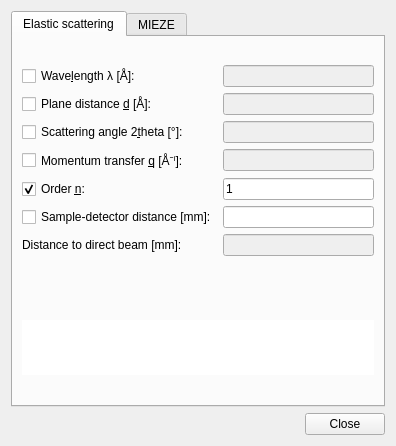
<ui version="4.0" >
 <class>Dialog</class>
 <widget class="QDialog" name="Dialog" >
  <property name="geometry" >
   <rect>
    <x>0</x>
    <y>0</y>
    <width>396</width>
    <height>446</height>
   </rect>
  </property>
  <property name="windowTitle" >
   <string>Calculator</string>
  </property>
  <layout class="QVBoxLayout" name="verticalLayout" >
   <item>
    <widget class="QTabWidget" name="tabWidget" >
     <property name="currentIndex" >
      <number>0</number>
     </property>
     <widget class="QWidget" name="tab_2" >
      <attribute name="title" >
       <string>Elastic scattering</string>
      </attribute>
      <layout class="QGridLayout" name="gridLayout_2" >
       <item row="0" column="0" >
        <layout class="QGridLayout" name="gridLayout" >
         <item row="0" column="0" >
          <widget class="QCheckBox" name="chkLambda" >
           <property name="text" >
            <string>Wave&amp;length λ [Å]:</string>
           </property>
          </widget>
         </item>
         <item row="1" column="0" >
          <widget class="QCheckBox" name="chkD" >
           <property name="text" >
            <string>Plane distance &amp;d [Å]:</string>
           </property>
          </widget>
         </item>
         <item row="0" column="1" >
          <widget class="QLineEdit" name="inputLambda" >
           <property name="enabled" >
            <bool>false</bool>
           </property>
           <property name="palette" >
            <palette>
             <active>
              <colorrole role="WindowText" >
               <brush brushstyle="SolidPattern" >
                <color alpha="255" >
                 <red>0</red>
                 <green>0</green>
                 <blue>0</blue>
                </color>
               </brush>
              </colorrole>
              <colorrole role="Dark" >
               <brush brushstyle="SolidPattern" >
                <color alpha="255" >
                 <red>0</red>
                 <green>0</green>
                 <blue>0</blue>
                </color>
               </brush>
              </colorrole>
              <colorrole role="Text" >
               <brush brushstyle="SolidPattern" >
                <color alpha="255" >
                 <red>0</red>
                 <green>0</green>
                 <blue>0</blue>
                </color>
               </brush>
              </colorrole>
              <colorrole role="ButtonText" >
               <brush brushstyle="SolidPattern" >
                <color alpha="255" >
                 <red>0</red>
                 <green>0</green>
                 <blue>0</blue>
                </color>
               </brush>
              </colorrole>
             </active>
             <inactive>
              <colorrole role="WindowText" >
               <brush brushstyle="SolidPattern" >
                <color alpha="255" >
                 <red>0</red>
                 <green>0</green>
                 <blue>0</blue>
                </color>
               </brush>
              </colorrole>
              <colorrole role="Dark" >
               <brush brushstyle="SolidPattern" >
                <color alpha="255" >
                 <red>0</red>
                 <green>0</green>
                 <blue>0</blue>
                </color>
               </brush>
              </colorrole>
              <colorrole role="Text" >
               <brush brushstyle="SolidPattern" >
                <color alpha="255" >
                 <red>0</red>
                 <green>0</green>
                 <blue>0</blue>
                </color>
               </brush>
              </colorrole>
              <colorrole role="ButtonText" >
               <brush brushstyle="SolidPattern" >
                <color alpha="255" >
                 <red>0</red>
                 <green>0</green>
                 <blue>0</blue>
                </color>
               </brush>
              </colorrole>
             </inactive>
             <disabled>
              <colorrole role="WindowText" >
               <brush brushstyle="SolidPattern" >
                <color alpha="255" >
                 <red>0</red>
                 <green>0</green>
                 <blue>0</blue>
                </color>
               </brush>
              </colorrole>
              <colorrole role="Dark" >
               <brush brushstyle="SolidPattern" >
                <color alpha="255" >
                 <red>0</red>
                 <green>0</green>
                 <blue>0</blue>
                </color>
               </brush>
              </colorrole>
              <colorrole role="Text" >
               <brush brushstyle="SolidPattern" >
                <color alpha="255" >
                 <red>0</red>
                 <green>0</green>
                 <blue>0</blue>
                </color>
               </brush>
              </colorrole>
              <colorrole role="ButtonText" >
               <brush brushstyle="SolidPattern" >
                <color alpha="255" >
                 <red>0</red>
                 <green>0</green>
                 <blue>0</blue>
                </color>
               </brush>
              </colorrole>
             </disabled>
            </palette>
           </property>
          </widget>
         </item>
         <item row="1" column="1" >
          <widget class="QLineEdit" name="inputD" >
           <property name="enabled" >
            <bool>false</bool>
           </property>
           <property name="palette" >
            <palette>
             <active>
              <colorrole role="WindowText" >
               <brush brushstyle="SolidPattern" >
                <color alpha="255" >
                 <red>0</red>
                 <green>0</green>
                 <blue>0</blue>
                </color>
               </brush>
              </colorrole>
              <colorrole role="Dark" >
               <brush brushstyle="SolidPattern" >
                <color alpha="255" >
                 <red>0</red>
                 <green>0</green>
                 <blue>0</blue>
                </color>
               </brush>
              </colorrole>
              <colorrole role="Text" >
               <brush brushstyle="SolidPattern" >
                <color alpha="255" >
                 <red>0</red>
                 <green>0</green>
                 <blue>0</blue>
                </color>
               </brush>
              </colorrole>
              <colorrole role="ButtonText" >
               <brush brushstyle="SolidPattern" >
                <color alpha="255" >
                 <red>0</red>
                 <green>0</green>
                 <blue>0</blue>
                </color>
               </brush>
              </colorrole>
             </active>
             <inactive>
              <colorrole role="WindowText" >
               <brush brushstyle="SolidPattern" >
                <color alpha="255" >
                 <red>0</red>
                 <green>0</green>
                 <blue>0</blue>
                </color>
               </brush>
              </colorrole>
              <colorrole role="Dark" >
               <brush brushstyle="SolidPattern" >
                <color alpha="255" >
                 <red>0</red>
                 <green>0</green>
                 <blue>0</blue>
                </color>
               </brush>
              </colorrole>
              <colorrole role="Text" >
               <brush brushstyle="SolidPattern" >
                <color alpha="255" >
                 <red>0</red>
                 <green>0</green>
                 <blue>0</blue>
                </color>
               </brush>
              </colorrole>
              <colorrole role="ButtonText" >
               <brush brushstyle="SolidPattern" >
                <color alpha="255" >
                 <red>0</red>
                 <green>0</green>
                 <blue>0</blue>
                </color>
               </brush>
              </colorrole>
             </inactive>
             <disabled>
              <colorrole role="WindowText" >
               <brush brushstyle="SolidPattern" >
                <color alpha="255" >
                 <red>0</red>
                 <green>0</green>
                 <blue>0</blue>
                </color>
               </brush>
              </colorrole>
              <colorrole role="Dark" >
               <brush brushstyle="SolidPattern" >
                <color alpha="255" >
                 <red>0</red>
                 <green>0</green>
                 <blue>0</blue>
                </color>
               </brush>
              </colorrole>
              <colorrole role="Text" >
               <brush brushstyle="SolidPattern" >
                <color alpha="255" >
                 <red>0</red>
                 <green>0</green>
                 <blue>0</blue>
                </color>
               </brush>
              </colorrole>
              <colorrole role="ButtonText" >
               <brush brushstyle="SolidPattern" >
                <color alpha="255" >
                 <red>0</red>
                 <green>0</green>
                 <blue>0</blue>
                </color>
               </brush>
              </colorrole>
             </disabled>
            </palette>
           </property>
          </widget>
         </item>
         <item row="2" column="0" >
          <widget class="QCheckBox" name="chk2Theta" >
           <property name="text" >
            <string>Scattering angle 2&amp;theta [°]:</string>
           </property>
          </widget>
         </item>
         <item row="2" column="1" >
          <widget class="QLineEdit" name="input2Theta" >
           <property name="enabled" >
            <bool>false</bool>
           </property>
           <property name="palette" >
            <palette>
             <active>
              <colorrole role="WindowText" >
               <brush brushstyle="SolidPattern" >
                <color alpha="255" >
                 <red>0</red>
                 <green>0</green>
                 <blue>0</blue>
                </color>
               </brush>
              </colorrole>
              <colorrole role="Dark" >
               <brush brushstyle="SolidPattern" >
                <color alpha="255" >
                 <red>0</red>
                 <green>0</green>
                 <blue>0</blue>
                </color>
               </brush>
              </colorrole>
              <colorrole role="Text" >
               <brush brushstyle="SolidPattern" >
                <color alpha="255" >
                 <red>0</red>
                 <green>0</green>
                 <blue>0</blue>
                </color>
               </brush>
              </colorrole>
              <colorrole role="ButtonText" >
               <brush brushstyle="SolidPattern" >
                <color alpha="255" >
                 <red>0</red>
                 <green>0</green>
                 <blue>0</blue>
                </color>
               </brush>
              </colorrole>
             </active>
             <inactive>
              <colorrole role="WindowText" >
               <brush brushstyle="SolidPattern" >
                <color alpha="255" >
                 <red>0</red>
                 <green>0</green>
                 <blue>0</blue>
                </color>
               </brush>
              </colorrole>
              <colorrole role="Dark" >
               <brush brushstyle="SolidPattern" >
                <color alpha="255" >
                 <red>0</red>
                 <green>0</green>
                 <blue>0</blue>
                </color>
               </brush>
              </colorrole>
              <colorrole role="Text" >
               <brush brushstyle="SolidPattern" >
                <color alpha="255" >
                 <red>0</red>
                 <green>0</green>
                 <blue>0</blue>
                </color>
               </brush>
              </colorrole>
              <colorrole role="ButtonText" >
               <brush brushstyle="SolidPattern" >
                <color alpha="255" >
                 <red>0</red>
                 <green>0</green>
                 <blue>0</blue>
                </color>
               </brush>
              </colorrole>
             </inactive>
             <disabled>
              <colorrole role="WindowText" >
               <brush brushstyle="SolidPattern" >
                <color alpha="255" >
                 <red>0</red>
                 <green>0</green>
                 <blue>0</blue>
                </color>
               </brush>
              </colorrole>
              <colorrole role="Dark" >
               <brush brushstyle="SolidPattern" >
                <color alpha="255" >
                 <red>0</red>
                 <green>0</green>
                 <blue>0</blue>
                </color>
               </brush>
              </colorrole>
              <colorrole role="Text" >
               <brush brushstyle="SolidPattern" >
                <color alpha="255" >
                 <red>0</red>
                 <green>0</green>
                 <blue>0</blue>
                </color>
               </brush>
              </colorrole>
              <colorrole role="ButtonText" >
               <brush brushstyle="SolidPattern" >
                <color alpha="255" >
                 <red>0</red>
                 <green>0</green>
                 <blue>0</blue>
                </color>
               </brush>
              </colorrole>
             </disabled>
            </palette>
           </property>
          </widget>
         </item>
         <item row="3" column="0" >
          <widget class="QCheckBox" name="chkQ" >
           <property name="text" >
            <string>Momentum transfer &amp;q [Å⁻ⁱ]:</string>
           </property>
          </widget>
         </item>
         <item row="3" column="1" >
          <widget class="QLineEdit" name="inputQ" >
           <property name="enabled" >
            <bool>false</bool>
           </property>
           <property name="palette" >
            <palette>
             <active>
              <colorrole role="WindowText" >
               <brush brushstyle="SolidPattern" >
                <color alpha="255" >
                 <red>0</red>
                 <green>0</green>
                 <blue>0</blue>
                </color>
               </brush>
              </colorrole>
              <colorrole role="Dark" >
               <brush brushstyle="SolidPattern" >
                <color alpha="255" >
                 <red>0</red>
                 <green>0</green>
                 <blue>0</blue>
                </color>
               </brush>
              </colorrole>
              <colorrole role="Text" >
               <brush brushstyle="SolidPattern" >
                <color alpha="255" >
                 <red>0</red>
                 <green>0</green>
                 <blue>0</blue>
                </color>
               </brush>
              </colorrole>
              <colorrole role="ButtonText" >
               <brush brushstyle="SolidPattern" >
                <color alpha="255" >
                 <red>0</red>
                 <green>0</green>
                 <blue>0</blue>
                </color>
               </brush>
              </colorrole>
             </active>
             <inactive>
              <colorrole role="WindowText" >
               <brush brushstyle="SolidPattern" >
                <color alpha="255" >
                 <red>0</red>
                 <green>0</green>
                 <blue>0</blue>
                </color>
               </brush>
              </colorrole>
              <colorrole role="Dark" >
               <brush brushstyle="SolidPattern" >
                <color alpha="255" >
                 <red>0</red>
                 <green>0</green>
                 <blue>0</blue>
                </color>
               </brush>
              </colorrole>
              <colorrole role="Text" >
               <brush brushstyle="SolidPattern" >
                <color alpha="255" >
                 <red>0</red>
                 <green>0</green>
                 <blue>0</blue>
                </color>
               </brush>
              </colorrole>
              <colorrole role="ButtonText" >
               <brush brushstyle="SolidPattern" >
                <color alpha="255" >
                 <red>0</red>
                 <green>0</green>
                 <blue>0</blue>
                </color>
               </brush>
              </colorrole>
             </inactive>
             <disabled>
              <colorrole role="WindowText" >
               <brush brushstyle="SolidPattern" >
                <color alpha="255" >
                 <red>0</red>
                 <green>0</green>
                 <blue>0</blue>
                </color>
               </brush>
              </colorrole>
              <colorrole role="Dark" >
               <brush brushstyle="SolidPattern" >
                <color alpha="255" >
                 <red>0</red>
                 <green>0</green>
                 <blue>0</blue>
                </color>
               </brush>
              </colorrole>
              <colorrole role="Text" >
               <brush brushstyle="SolidPattern" >
                <color alpha="255" >
                 <red>0</red>
                 <green>0</green>
                 <blue>0</blue>
                </color>
               </brush>
              </colorrole>
              <colorrole role="ButtonText" >
               <brush brushstyle="SolidPattern" >
                <color alpha="255" >
                 <red>0</red>
                 <green>0</green>
                 <blue>0</blue>
                </color>
               </brush>
              </colorrole>
             </disabled>
            </palette>
           </property>
          </widget>
         </item>
         <item row="4" column="0" >
          <widget class="QCheckBox" name="chkN" >
           <property name="text" >
            <string>Order &amp;n:</string>
           </property>
           <property name="checked" >
            <bool>true</bool>
           </property>
           <property name="tristate" >
            <bool>false</bool>
           </property>
          </widget>
         </item>
         <item row="4" column="1" >
          <widget class="QLineEdit" name="inputN" >
           <property name="palette" >
            <palette>
             <active>
              <colorrole role="WindowText" >
               <brush brushstyle="SolidPattern" >
                <color alpha="255" >
                 <red>0</red>
                 <green>0</green>
                 <blue>0</blue>
                </color>
               </brush>
              </colorrole>
              <colorrole role="Dark" >
               <brush brushstyle="SolidPattern" >
                <color alpha="255" >
                 <red>0</red>
                 <green>0</green>
                 <blue>0</blue>
                </color>
               </brush>
              </colorrole>
              <colorrole role="Text" >
               <brush brushstyle="SolidPattern" >
                <color alpha="255" >
                 <red>0</red>
                 <green>0</green>
                 <blue>0</blue>
                </color>
               </brush>
              </colorrole>
              <colorrole role="ButtonText" >
               <brush brushstyle="SolidPattern" >
                <color alpha="255" >
                 <red>0</red>
                 <green>0</green>
                 <blue>0</blue>
                </color>
               </brush>
              </colorrole>
             </active>
             <inactive>
              <colorrole role="WindowText" >
               <brush brushstyle="SolidPattern" >
                <color alpha="255" >
                 <red>0</red>
                 <green>0</green>
                 <blue>0</blue>
                </color>
               </brush>
              </colorrole>
              <colorrole role="Dark" >
               <brush brushstyle="SolidPattern" >
                <color alpha="255" >
                 <red>0</red>
                 <green>0</green>
                 <blue>0</blue>
                </color>
               </brush>
              </colorrole>
              <colorrole role="Text" >
               <brush brushstyle="SolidPattern" >
                <color alpha="255" >
                 <red>0</red>
                 <green>0</green>
                 <blue>0</blue>
                </color>
               </brush>
              </colorrole>
              <colorrole role="ButtonText" >
               <brush brushstyle="SolidPattern" >
                <color alpha="255" >
                 <red>0</red>
                 <green>0</green>
                 <blue>0</blue>
                </color>
               </brush>
              </colorrole>
             </inactive>
             <disabled>
              <colorrole role="WindowText" >
               <brush brushstyle="SolidPattern" >
                <color alpha="255" >
                 <red>0</red>
                 <green>0</green>
                 <blue>0</blue>
                </color>
               </brush>
              </colorrole>
              <colorrole role="Dark" >
               <brush brushstyle="SolidPattern" >
                <color alpha="255" >
                 <red>0</red>
                 <green>0</green>
                 <blue>0</blue>
                </color>
               </brush>
              </colorrole>
              <colorrole role="Text" >
               <brush brushstyle="SolidPattern" >
                <color alpha="255" >
                 <red>0</red>
                 <green>0</green>
                 <blue>0</blue>
                </color>
               </brush>
              </colorrole>
              <colorrole role="ButtonText" >
               <brush brushstyle="SolidPattern" >
                <color alpha="255" >
                 <red>0</red>
                 <green>0</green>
                 <blue>0</blue>
                </color>
               </brush>
              </colorrole>
             </disabled>
            </palette>
           </property>
           <property name="text" >
            <string>1</string>
           </property>
          </widget>
         </item>
         <item row="5" column="1" >
          <widget class="QLineEdit" name="inputSampleDet" />
         </item>
         <item row="6" column="1" >
          <widget class="QLineEdit" name="distance" >
           <property name="enabled" >
            <bool>false</bool>
           </property>
          </widget>
         </item>
         <item row="6" column="0" >
          <widget class="QLabel" name="label_4" >
           <property name="text" >
            <string>Distance to direct beam [mm]:</string>
           </property>
          </widget>
         </item>
         <item row="5" column="0" >
          <widget class="QCheckBox" name="chkSampleDet" >
           <property name="text" >
            <string>Sample-detector distance [mm]:</string>
           </property>
          </widget>
         </item>
        </layout>
       </item>
       <item row="2" column="0" >
        <widget class="QLabel" name="braggfmlLabel" >
         <property name="sizePolicy" >
          <sizepolicy vsizetype="Fixed" hsizetype="Preferred" >
           <horstretch>0</horstretch>
           <verstretch>0</verstretch>
          </sizepolicy>
         </property>
         <property name="minimumSize" >
          <size>
           <width>0</width>
           <height>55</height>
          </size>
         </property>
         <property name="palette" >
          <palette>
           <active>
            <colorrole role="Base" >
             <brush brushstyle="SolidPattern" >
              <color alpha="255" >
               <red>255</red>
               <green>255</green>
               <blue>255</blue>
              </color>
             </brush>
            </colorrole>
            <colorrole role="Window" >
             <brush brushstyle="SolidPattern" >
              <color alpha="255" >
               <red>255</red>
               <green>255</green>
               <blue>255</blue>
              </color>
             </brush>
            </colorrole>
           </active>
           <inactive>
            <colorrole role="Base" >
             <brush brushstyle="SolidPattern" >
              <color alpha="255" >
               <red>255</red>
               <green>255</green>
               <blue>255</blue>
              </color>
             </brush>
            </colorrole>
            <colorrole role="Window" >
             <brush brushstyle="SolidPattern" >
              <color alpha="255" >
               <red>255</red>
               <green>255</green>
               <blue>255</blue>
              </color>
             </brush>
            </colorrole>
           </inactive>
           <disabled>
            <colorrole role="Base" >
             <brush brushstyle="SolidPattern" >
              <color alpha="255" >
               <red>255</red>
               <green>255</green>
               <blue>255</blue>
              </color>
             </brush>
            </colorrole>
            <colorrole role="Window" >
             <brush brushstyle="SolidPattern" >
              <color alpha="255" >
               <red>255</red>
               <green>255</green>
               <blue>255</blue>
              </color>
             </brush>
            </colorrole>
           </disabled>
          </palette>
         </property>
         <property name="autoFillBackground" >
          <bool>true</bool>
         </property>
         <property name="alignment" >
          <set>Qt::AlignCenter</set>
         </property>
        </widget>
       </item>
       <item row="1" column="0" >
        <widget class="QLabel" name="errorLabel" >
         <property name="sizePolicy" >
          <sizepolicy vsizetype="Fixed" hsizetype="Preferred" >
           <horstretch>0</horstretch>
           <verstretch>0</verstretch>
          </sizepolicy>
         </property>
         <property name="palette" >
          <palette>
           <active>
            <colorrole role="WindowText" >
             <brush brushstyle="SolidPattern" >
              <color alpha="255" >
               <red>255</red>
               <green>0</green>
               <blue>0</blue>
              </color>
             </brush>
            </colorrole>
           </active>
           <inactive>
            <colorrole role="WindowText" >
             <brush brushstyle="SolidPattern" >
              <color alpha="255" >
               <red>255</red>
               <green>0</green>
               <blue>0</blue>
              </color>
             </brush>
            </colorrole>
           </inactive>
           <disabled>
            <colorrole role="WindowText" >
             <brush brushstyle="SolidPattern" >
              <color alpha="255" >
               <red>128</red>
               <green>128</green>
               <blue>128</blue>
              </color>
             </brush>
            </colorrole>
           </disabled>
          </palette>
         </property>
         <property name="text" >
          <string/>
         </property>
        </widget>
       </item>
      </layout>
     </widget>
     <widget class="QWidget" name="tab" >
      <attribute name="title" >
       <string>MIEZE</string>
      </attribute>
      <layout class="QVBoxLayout" name="verticalLayout_2" >
       <item>
        <layout class="QHBoxLayout" name="horizontalLayout" >
         <item>
          <widget class="QLabel" name="label" >
           <property name="text" >
            <string>Sample-detector distance [cm]:</string>
           </property>
          </widget>
         </item>
         <item>
          <widget class="QLineEdit" name="mzdistanceInput" />
         </item>
        </layout>
       </item>
       <item>
        <layout class="QHBoxLayout" name="horizontalLayout_2" >
         <item>
          <widget class="QLabel" name="label_2" >
           <property name="text" >
            <string>Wavelength [Å]:</string>
           </property>
          </widget>
         </item>
         <item>
          <widget class="QLineEdit" name="mzwavelengthInput" />
         </item>
        </layout>
       </item>
       <item>
        <widget class="QTreeWidget" name="mztimeTable" >
         <property name="rootIsDecorated" >
          <bool>false</bool>
         </property>
         <property name="columnCount" >
          <number>2</number>
         </property>
         <column>
          <property name="text" >
           <string>1</string>
          </property>
         </column>
         <column>
          <property name="text" >
           <string>2</string>
          </property>
         </column>
        </widget>
       </item>
       <item>
        <widget class="QLabel" name="mzformulaLabel" >
         <property name="sizePolicy" >
          <sizepolicy vsizetype="Fixed" hsizetype="Preferred" >
           <horstretch>0</horstretch>
           <verstretch>0</verstretch>
          </sizepolicy>
         </property>
         <property name="minimumSize" >
          <size>
           <width>0</width>
           <height>55</height>
          </size>
         </property>
         <property name="palette" >
          <palette>
           <active>
            <colorrole role="Base" >
             <brush brushstyle="SolidPattern" >
              <color alpha="255" >
               <red>255</red>
               <green>255</green>
               <blue>255</blue>
              </color>
             </brush>
            </colorrole>
            <colorrole role="Window" >
             <brush brushstyle="SolidPattern" >
              <color alpha="255" >
               <red>255</red>
               <green>255</green>
               <blue>255</blue>
              </color>
             </brush>
            </colorrole>
           </active>
           <inactive>
            <colorrole role="Base" >
             <brush brushstyle="SolidPattern" >
              <color alpha="255" >
               <red>255</red>
               <green>255</green>
               <blue>255</blue>
              </color>
             </brush>
            </colorrole>
            <colorrole role="Window" >
             <brush brushstyle="SolidPattern" >
              <color alpha="255" >
               <red>255</red>
               <green>255</green>
               <blue>255</blue>
              </color>
             </brush>
            </colorrole>
           </inactive>
           <disabled>
            <colorrole role="Base" >
             <brush brushstyle="SolidPattern" >
              <color alpha="255" >
               <red>255</red>
               <green>255</green>
               <blue>255</blue>
              </color>
             </brush>
            </colorrole>
            <colorrole role="Window" >
             <brush brushstyle="SolidPattern" >
              <color alpha="255" >
               <red>255</red>
               <green>255</green>
               <blue>255</blue>
              </color>
             </brush>
            </colorrole>
           </disabled>
          </palette>
         </property>
         <property name="autoFillBackground" >
          <bool>true</bool>
         </property>
         <property name="alignment" >
          <set>Qt::AlignCenter</set>
         </property>
        </widget>
       </item>
      </layout>
     </widget>
    </widget>
   </item>
   <item>
    <layout class="QHBoxLayout" name="horizontalLayout_3" >
     <item>
      <spacer name="horizontalSpacer" >
       <property name="orientation" >
        <enum>Qt::Horizontal</enum>
       </property>
       <property name="sizeHint" stdset="0" >
        <size>
         <width>40</width>
         <height>20</height>
        </size>
       </property>
      </spacer>
     </item>
     <item>
      <widget class="QPushButton" name="closeBtn" >
       <property name="text" >
        <string>Close</string>
       </property>
       <property name="autoDefault" >
        <bool>false</bool>
       </property>
      </widget>
     </item>
    </layout>
   </item>
  </layout>
 </widget>
 <tabstops>
  <tabstop>tabWidget</tabstop>
  <tabstop>chkLambda</tabstop>
  <tabstop>inputLambda</tabstop>
  <tabstop>chkD</tabstop>
  <tabstop>inputD</tabstop>
  <tabstop>chk2Theta</tabstop>
  <tabstop>input2Theta</tabstop>
  <tabstop>chkQ</tabstop>
  <tabstop>inputQ</tabstop>
  <tabstop>chkN</tabstop>
  <tabstop>inputN</tabstop>
  <tabstop>mzdistanceInput</tabstop>
  <tabstop>mzwavelengthInput</tabstop>
  <tabstop>mztimeTable</tabstop>
 </tabstops>
 <resources/>
 <connections/>
</ui>
